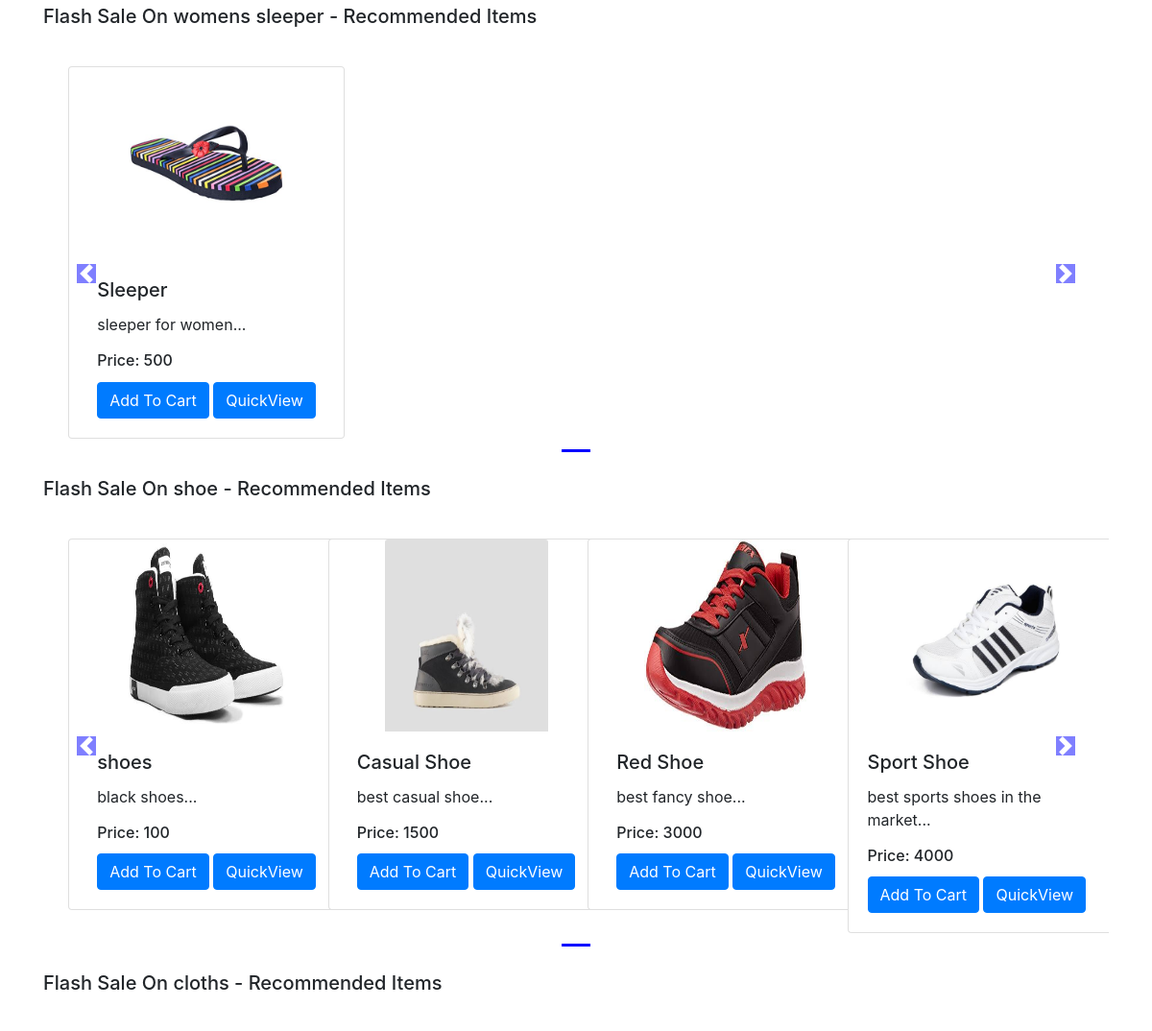
Page /shop/ (middle part) on the earlier database version.
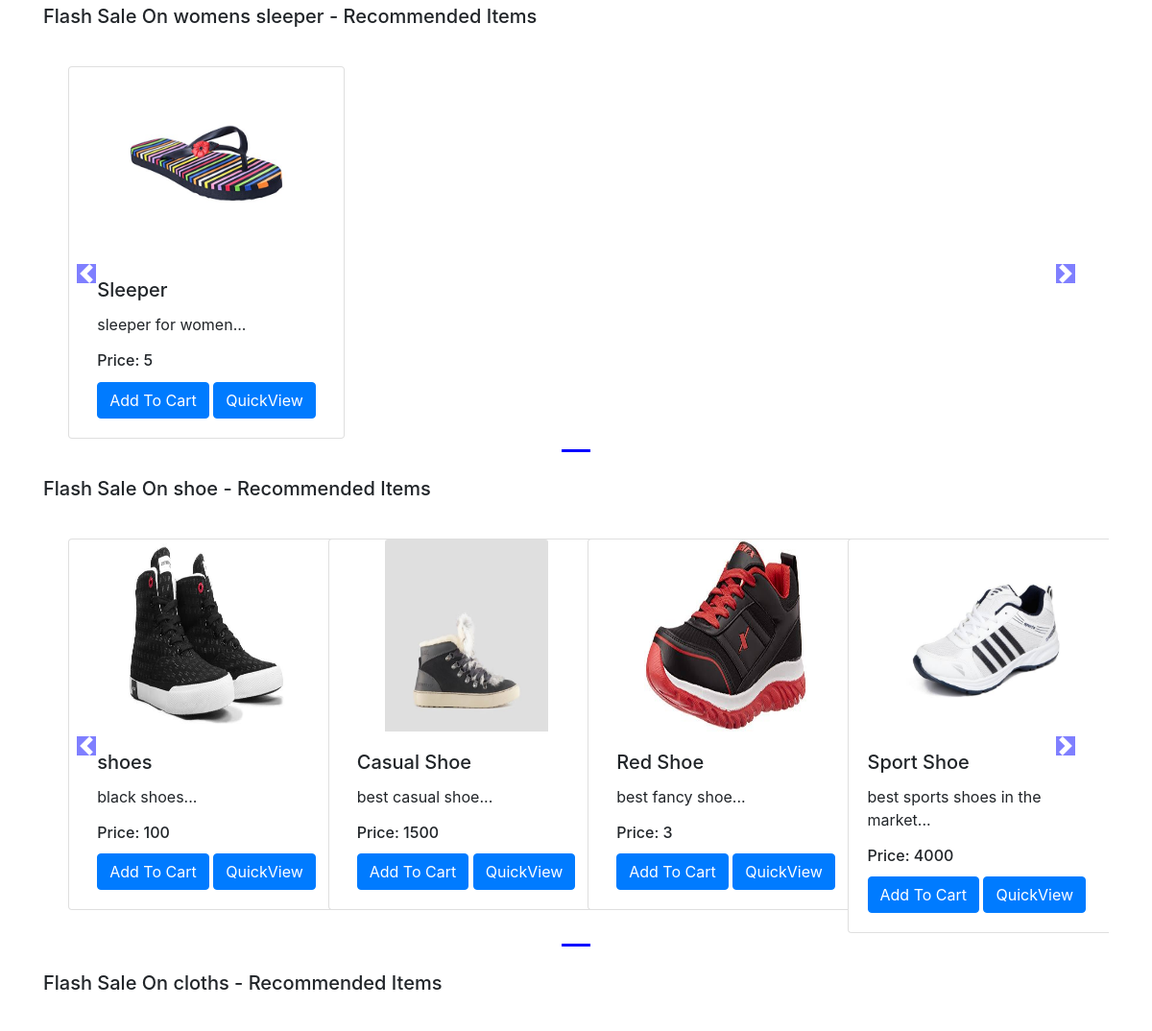
Same page on the later database version.
### shop/models.py (models this page shows, shortened)
class Product(models.Model):
    product_id = models.AutoField
    product_name = models.CharField(max_length=50)
    category = models.CharField(max_length=50, default="")
    subcategory = models.CharField(max_length=50, default="")
    price = models.IntegerField(default=0)
    desc = models.CharField(max_length=300)
    pub_date = models.DateField()
    image = models.ImageField(upload_to='shop/images', default="")

### shop/views.py (the view)
# urls.py: path("", views.index, name="blogHome"),
def index(request):
    allProds = []
    catprods = Product.objects.values('category', 'id')
    cats = {item['category'] for item in catprods}
    for cat in cats:
        prod = Product.objects.filter(category=cat)
        n = len(prod)
        nSlides = n // 4 + ceil((n / 4) - (n // 4))
        allProds.append([prod, range(1, nSlides), nSlides])
    params = {'allProds': allProds}
    return render(request, 'shop/index.html', params)

### shop/templates/shop/index.html (shortened to what this page needs)
{% extends 'shop/basic.html' %}
{% block body %}
{% load static %}
<div class="container">
    {% for product, range, nSlides in allProds %}
    <h5 class="my-4">Flash Sale On {{product.0.category}} - Recommended Items</h5>
    <div class="row">
        <div id="demo{{forloop.counter}}" class="col carousel slide my-3" data-ride="carousel">
            <ul class="carousel-indicators">
                <li data-target="#demo{{forloop.counter}}" data-slide-to="0" class="active"></li>
            </ul>
            <div class="container carousel-inner no-padding">
                <div class="carousel-item active">
                    {% for i in product %}
                    <div class="col-xs-3 col-sm-3 col-md-3">
                        <div class="card align-items-center" style="width: 18rem;">
                            <img src='/media/{{i.image}}' class="card-img-top" alt="...">
                            <div class="card-body">
                                <h5 class="card-title" id="namepr{{i.id}}">{{i.product_name}}</h5>
                                <p class="card-text">{{i.desc|slice:"0:53"}}...</p>
                                <h6 class="card-title" >Price: <span id="pricepr{{i.id}}">{{i.price}}</span></h6>
                                <span id="divpr{{i.id}}" class="divpr">
                                    <button id="pr{{i.id}}" class="btn btn-primary cart">Add To Cart</button>
                                </span>
                                <a href="/shop/products/{{i.id}}"><button id="qv{{i.id}}" class="btn btn-primary cart">QuickView</button></a>
                            </div>
                        </div>
                    </div>
                    {% endfor %}
                </div>
            </div>
        </div>
        <a class="carousel-control-prev" href="#demo{{forloop.counter}}" data-slide="prev">
            <span class="carousel-control-prev-icon"></span>
        </a>
        <a class="carousel-control-next" href="#demo{{forloop.counter}}" data-slide="next">
            <span class="carousel-control-next-icon"></span>
        </a>
    </div>
    {% endfor %}
</div>
{% endblock %}

### shop/templates/shop/basic.html (shortened to what this page needs)
<!doctype html>
<html lang="en">
<head>
    <link rel="stylesheet" href="https://stackpath.bootstrapcdn.com/bootstrap/4.2.1/css/bootstrap.min.css">
</head>
<body>
{% block body %} {% endblock %}
</body>
</html>

Differences in the rows shown:
changed Product "Sleeper": price "500" → "5"
changed Product "Red Shoe": price "3000" → "3"
